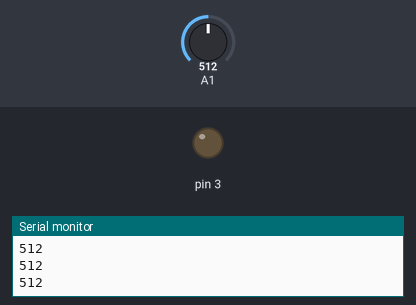
The sketch below on a simulated Arduino Uno, built with avr-gcc and run on an emulated ATmega328P. Parts: output pins drawn as LEDs (lit = HIGH), the last lines printed to the serial monitor. The test bench sets the inputs (shaded band); at power-on: A1 = 512.

Above: at 1.2 s.
1.3 s: A1 set to 17
2.8 s: A1 set to 13
At 4.0 s:
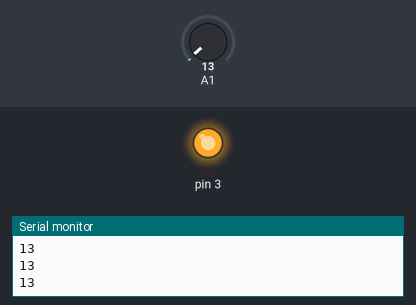
4.3 s: A1 set to 122
At 5.5 s:
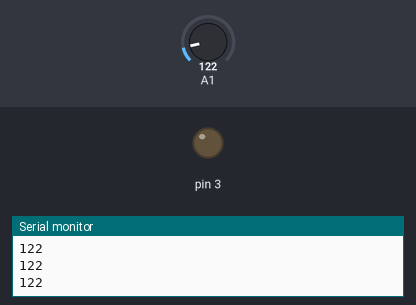
5.8 s: A1 set to 5
At 6.9 s:
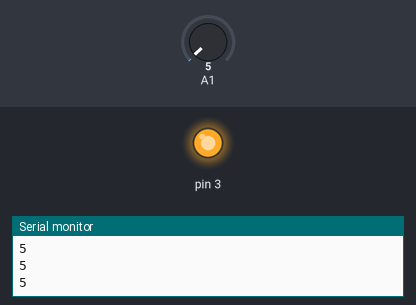
Timing chart, 0 to 8.3 s (numbered marks = the images above; inputs shaded):
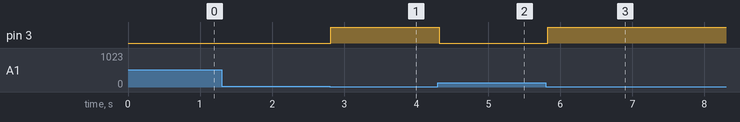

Measured:
- the behaviour switches between 16 and 15 on A1 (found by bisection; images 0 and 1)
- after the input at 2.8 s, pin 3: LOW → HIGH at once
- after the input at 4.3 s, pin 3: HIGH → LOW at once
- after the input at 5.8 s, pin 3: LOW → HIGH at once

The sketch:

pushbuttons.ino
```cpp
void setup() {
  Serial.begin(9600);
  pinMode(A1,INPUT_PULLUP);
  pinMode(3,OUTPUT);
}

void loop() {
  int x= analogRead(A1);
  Serial.println(x);


  if( x <= 15 ){
    Serial.println(x);
    digitalWrite(3,1);
  }
  else {
    Serial.println(x);
     digitalWrite(3,0);
  }
delay(100);
}
```
